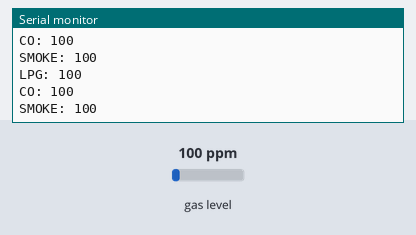
A sketch run on a simulated Arduino Uno, built with avr-gcc and run on an emulated ATmega328P. On the bench: the last lines printed to the serial monitor. Inputs (shaded band) come from the test bench; at power-on: gas level 100 ppm.

Above: at 1.7 s.
1.8 s: gas level set to 20 ppm
At 2.37 s:
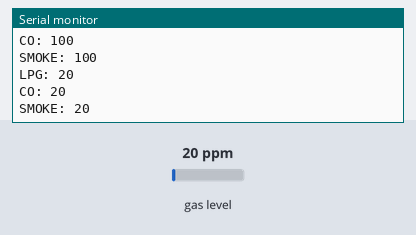
3.3 s: gas level set to 250 ppm
At 3.58 s:
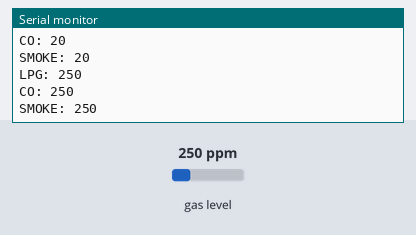
Timing chart, 0 to 6.3 s (numbered marks = the images above; inputs shaded):
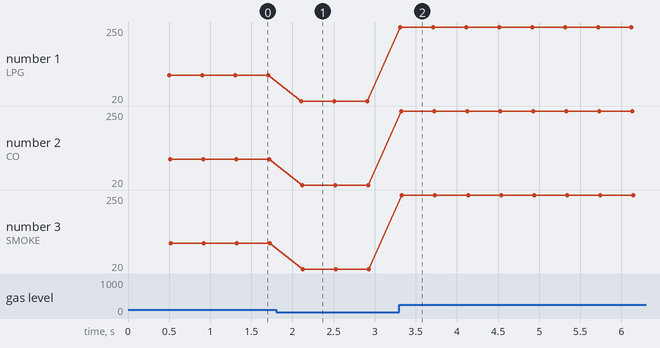

The sketch:

mq2.ino
```cpp
#include <MQ2.h>
#include <Wire.h>

int Analog_Input = A0;
int lpg, co, smoke;

MQ2 mq2(Analog_Input);

void setup(){
  Serial.begin(9600);
  //lcd.begin(16,2);//Defining 16 columns and 2 rows of lcd display
 // lcd.backlight();
  mq2.begin();
}
void loop(){
 // float* values= mq2.read(true); //set it false if you don't want to print the values in the Serial
  //lpg = values[0];
  lpg = mq2.readLPG();
  //co = values[1];
  co = mq2.readCO();
  //smoke = values[2];
  smoke = mq2.readSmoke();
  Serial.print("LPG: ");
  Serial.println(lpg);
  Serial.print("CO: ");
  Serial.println(co);
  Serial.print("SMOKE: ");
  Serial.println(smoke);
 // Serial.print(" PPM");
  Serial.println();
  Serial.println();
  delay(400);
}
```

Measured:
- after the input at 1.8 s, the serial monitor: prints a new line after 0.31 s (image 1)
- after the input at 3.3 s, the serial monitor: prints a new line at once (image 2)
- plotted number 1: 100 → 20 after the input at 1.8 s, 20 → 250 after the input at 3.3 s
- plotted number 2: 100 → 20 after the input at 1.8 s, 20 → 250 after the input at 3.3 s
- plotted number 3: 100 → 20 after the input at 1.8 s, 20 → 250 after the input at 3.3 s
